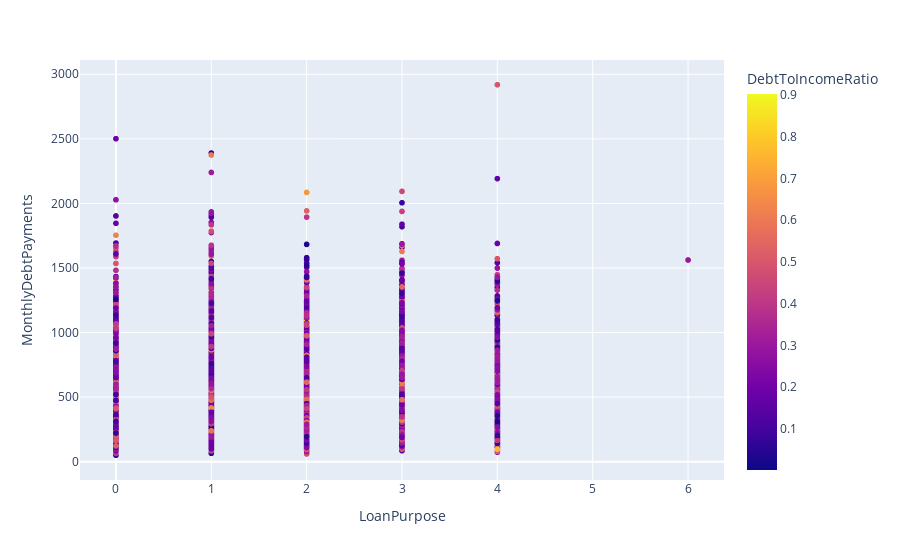

Here is the notebook cell this chart was saved with:
### Code cell
#What is the Relationship between monthly-debt-payment and dept-to-income ratio for different loan purpose
fig = px.scatter(df, x = 'LoanPurpose',y='MonthlyDebtPayments', color = 'DebtToIncomeRatio')
fig.show()

### Figure 1 — Plotly figure (JSON) as saved in the notebook; plotly's stock layout.template omitted (floating-point values rounded to 4 significant figures; data arrays with more than 128 entries replaced by an {"elided": "..."} marker saying what was removed)
{"data": [{"hovertemplate": "LoanPurpose=%{x}<br>MonthlyDebtPayments=%{y}<br>DebtToIncomeRatio=%{marker.color}<extra></extra>", "legendgroup": "", "marker": {"color": {"elided": "19995 float values"}, "coloraxis": "coloraxis", "symbol": "circle"}, "mode": "markers", "name": "", "showlegend": false, "type": "scattergl", "x": {"elided": "19995 int values"}, "xaxis": "x", "y": {"elided": "19995 int values"}, "yaxis": "y"}], "layout": {"coloraxis": {"colorbar": {"title": {"text": "DebtToIncomeRatio"}}, "colorscale": [[0, "#0d0887"], [0.1111, "#46039f"], [0.2222, "#7201a8"], [0.3333, "#9c179e"], [0.4444, "#bd3786"], [0.5556, "#d8576b"], [0.6667, "#ed7953"], [0.7778, "#fb9f3a"], [0.8889, "#fdca26"], [1, "#f0f921"]]}, "legend": {"tracegroupgap": 0}, "margin": {"t": 60}, "xaxis": {"anchor": "y", "domain": [0, 1], "title": {"text": "LoanPurpose"}}, "yaxis": {"anchor": "x", "domain": [0, 1], "title": {"text": "MonthlyDebtPayments"}}}}
